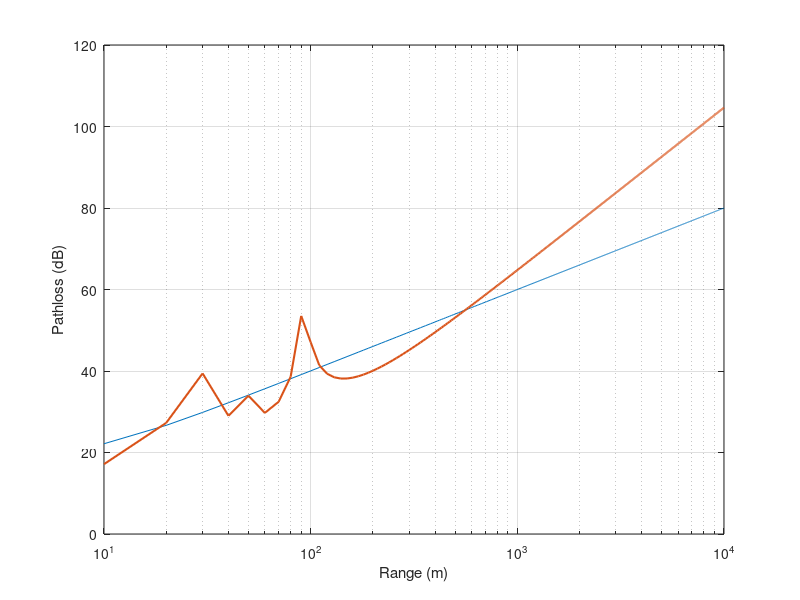
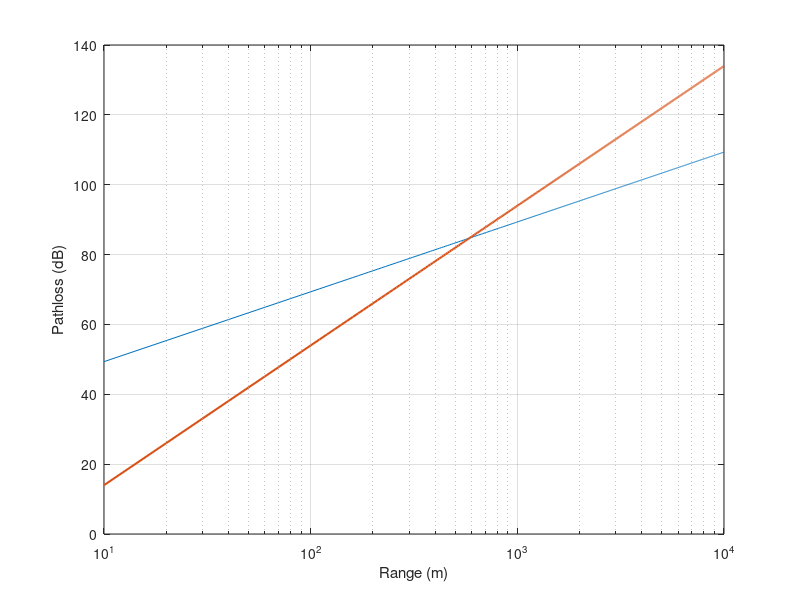

These charts were generated, in order, by the following MATLAB code:
% two_ray_pathloss

clear all
clc


% Define parameters

% Wavelength in meter
fc=700*10^6; c=3*10^8;
lambda=c/fc; 

% Propagation constant
k0=2*pi/lambda;        

R=10:10:10000;
%R=200;
hb=10; hm=2;

R_los=sqrt(R.^2+(hb-hm)^2);
R_nlos=sqrt(R.^2+(hb+hm)^2);

E_los=(1./R_los).*exp(j*k0*R_los);
E_nlos=(1./R_nlos).*exp(j*k0*R_nlos);
E_2ray=E_los-E_nlos;

P_los=(abs(E_los)).^2;
P_2ray=(abs(E_2ray)).^2;

% Pathloss based on field equations
L_los=-10*log10(P_los);
L_2ray=-10*log10(P_2ray);

% Pathloss based on closed form expressions
L_los_for=20*log10(4*pi*R/lambda);
L_2ray_for=20*log10(R.^2/(hb*hm));

semilogx(R,L_los,R,L_2ray,'linewidth',1.5);
grid
xlabel('Range (m)')
ylabel('Pathloss (dB)')

figure

semilogx(R,L_los_for,R,L_2ray_for,'linewidth',1.5);
grid
xlabel('Range (m)')
ylabel('Pathloss (dB)')



%xlim([-0.5,0.5])
%ylim([70,135])



